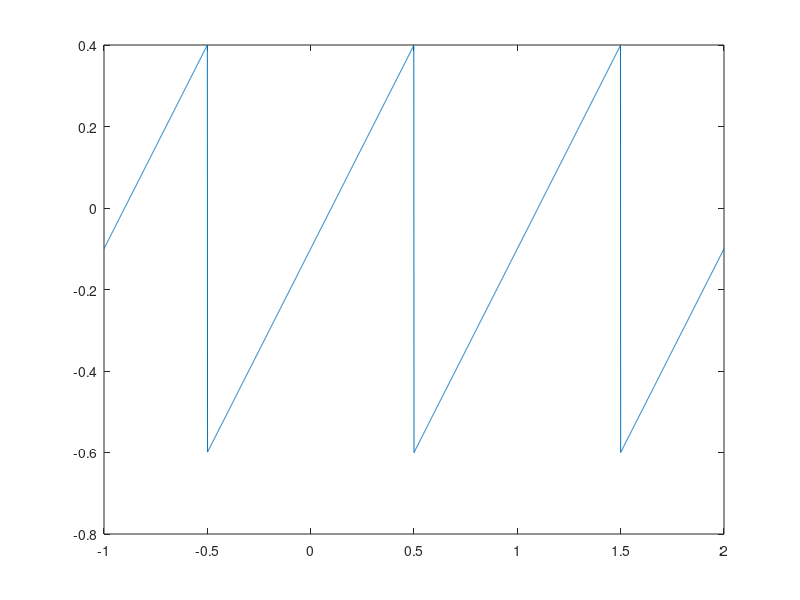

MATLAB code for this plot: (Note: this script raises an error after producing the figure.)
T0=1; w0=2*pi/T0;
Ts=0.001; t=-1:Ts:2;
x=t-0.1-round(t);
plot(t,x)

N=20;
ak=fsAnalysis(x,t,T0,Ts,N);

% Exemplu 3
a0= ak(N+1);
ksi0= 0; 
Ak= abs(ak(N+2:end));
ksi = angle(ak(N+2:end));

x_est= a0*ones(size(t));
for k=1:N
    x_est= x_est +2*Ak(k)*cos(w0*k*t+ksi(k));
end
figure; plot(t,x,'b',t,x_est,'r')
xlabel('t'); legend('x(t)', 'x_{est}(t)');

n0=0:N;
figure, subplot(311); stem(n0,[a0,Ak], '.')
legend('Amplitude spectrum')

subplot(312), stem(n0,[ksi0, ksi], '.g')
legend('Phase spectrum')

subplot(313), stem(n0, [a0^2, (Ak.^2)/2], '.r')
xlabel('n'), legend('Pwoer spectrum')
